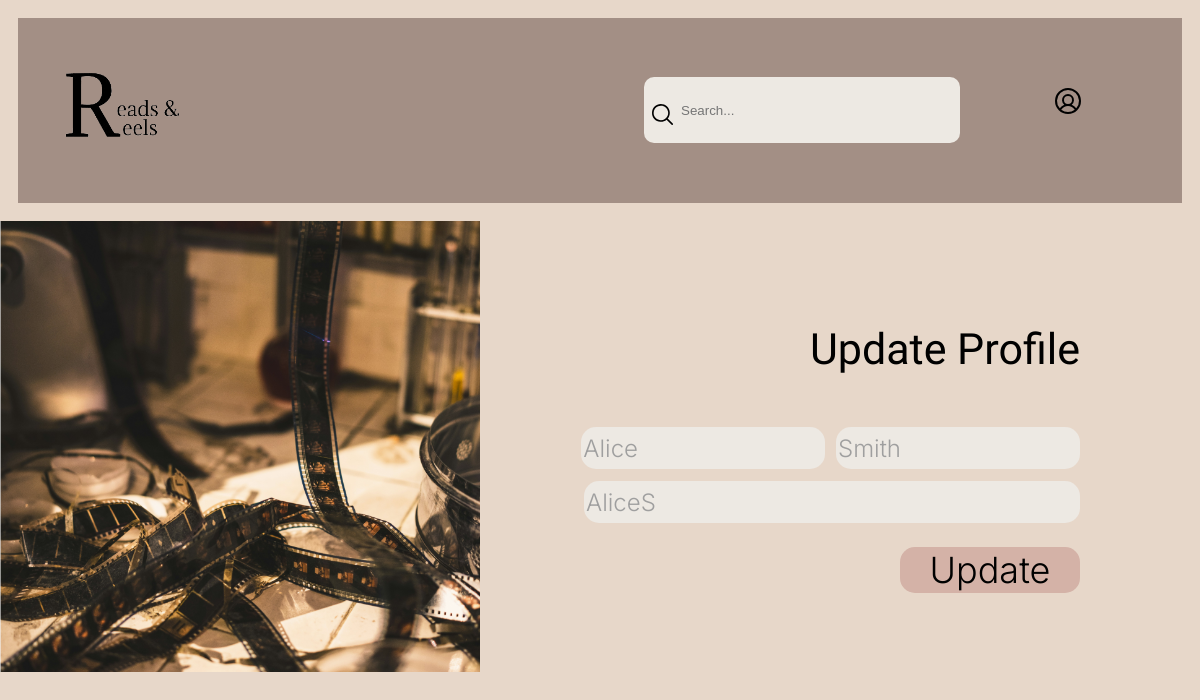
Page /src/update.php (signed in) on the committed database.
### tables this page shows
CREATE TABLE USER_INFO (
    ID INT AUTO_INCREMENT PRIMARY KEY,
    FName VARCHAR(15) NOT NULL,
    LName VARCHAR(15) NOT NULL,
    Username VARCHAR(30) NOT NULL,
    Email VARCHAR(30) NOT NULL UNIQUE,
    Pass VARCHAR(30) NOT NULL
);

### src/update.php (the view, shortened to what this page needs)
<!DOCTYPE html>
<html lang="en">
<head>
    <link rel="stylesheet" href="../css/update.css">
</head>
<body>
<?php
    include 'connect.php';
?>
<div class="update">
    <header class="flex-container">
        <a href="home.php"><img class="logo" src="../assets/Logo.png" alt="Reels & Reads"></a>
        <div class="right-side">
            <div class="search-container">
                <a href="#" onclick="redirectSearch()">
                </a>
                <input id="search-input" class="search-text-box" type="text" placeholder="Search...">
            </div>
            <a href="profile.php">
                <img class="user-icon" src="../assets/user-circle.svg">
            </a>
        </div>
    </header>
    <div class="image-container">
        <img class = "image" src = "../assets/image.png">
    </div>
    <div class="update-form">
        <p class="update">Update Profile</p>
        <form action="updateForm.php" method="POST" class="form">
            <?php
            $id = $_SESSION['id'];
            $selectQuery = "SELECT FName, LName, username FROM USER_INFO WHERE ID = '$id'";
            $result = $conn->query($selectQuery);
            $fName = "";
            $lName = "";
            $username = "";
            if ($result && $result->num_rows > 0) {
                $row = $result->fetch_assoc();
                $fName = $row['FName'];
                $lName = $row['LName'];
                $username = $row['username'];
            }
            ?>
            <div class="name-container">
                <input class="fName" value="<?php echo $fName; ?>" name="fName">
                <input class="lName" value="<?php echo $lName; ?>" name="lName">
            </div>
            <input class="username" value="<?php echo $username; ?>" name="username">
            <input class="update-button" type="submit" value="Update" name="updateProfile">
        </form>
    </div>
</div>
</body>
</html>

### css/update.css (style rules this page uses)
body, html { background-color: #e7d7c9; margin: 0; padding: 0; }
.flex-container { background: #a38f85; display: flex; justify-content: space-between; align-items: center; margin: 18px; padding: 18px; }
.logo { max-width: 100%; width: 137px; height: auto; padding: 18px; }
.search-container { background-color: #ede9e3; padding: 8px; border-radius: 10px; width: 300px; display: flex; justify-content: left; align-items: center; flex-shrink: 1; }
.search-icon { padding-right: 6px; }
.search-text-box { background-color: transparent; border: none; outline: none; width: 100%; flex-shrink: 1; }
.right-side { display: flex; justify-content: space-evenly; gap: 12px; flex-shrink: 1; width: 600px; }
.update-form { width: 50%; float: right; text-align: right; margin-right: 10%; margin-top: 5%; }
.update { text-align: right; }
.form { display: flex; flex-wrap: wrap; justify-content: flex-end; }
.fName { color: #9f9f9f; text-align: left; font-family: "Inter", sans-serif; font-size: 24px; font-weight: 300; border: none; background: #ede9e3; border-radius: 15px; width: 40%; height: 40px; }
.lName { color: #9f9f9f; text-align: left; font-family: "Inter", sans-serif; font-size: 24px; font-weight: 300; border: none; background: #ede9e3; border-radius: 15px; width: 40%; height: 40px; }
.username { width: 100%; margin-top: 2%; margin-left: 10%; color: #9f9f9f; text-align: left; font-family: "Inter", sans-serif; font-size: 24px; font-weight: 300; border: none; background: #ede9e3; border-radius: 15px; width: 82%; height: 40px }
.update { color: #000000; font-family: "Adamina", sans-serif; font-size: 43px; font-weight: 400; }
.update-button { width: 100%; margin-top: 4%; margin-left: 70%; color: #000000; text-align: center; font-family: "Inter", sans-serif; font-size: 36px; font-weight: 300; background: #d4b2a7; border-radius: 15px; justify-content: center; border: none; cursor: pointer; }
.image-container { width: 40%; float: left; }
.image { width: 100%; height: auto; }

### rows in the picture
user_info: fName "Alice", lName "Smith", username "AliceS"
